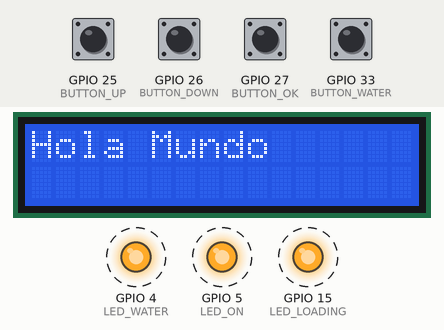
Recording of a sketch running on a simulated ESP32. On the bench: 16×2 character LCD, output pins drawn as LEDs (lit = HIGH). Dashed ring = blinking. Inputs (shaded band) come from the test bench; at power-on: GPIO 25 (BUTTON_UP), GPIO 26 (BUTTON_DOWN), GPIO 27 (BUTTON_OK), GPIO 33 (BUTTON_WATER) HIGH. What the sketch prints to the serial monitor is not drawn.

Above: at 0.6 s.
At 1.6 s:
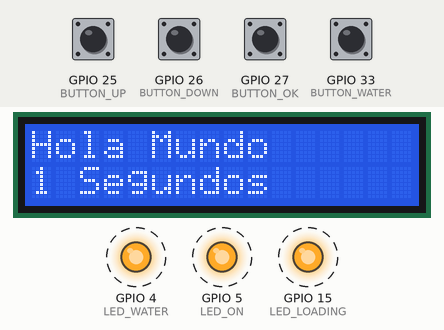
1.7 s: GPIO 25 (BUTTON_UP) pulled LOW for 1.25 s
At 2.4 s:
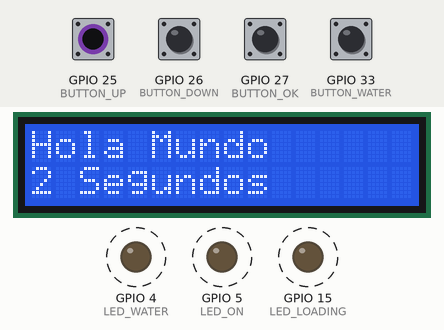
4.4 s: GPIO 26 (BUTTON_DOWN) pulled LOW for 1.25 s
7.1 s: GPIO 27 (BUTTON_OK) pulled LOW for 1.25 s
9.8 s: GPIO 33 (BUTTON_WATER) pulled LOW for 1.25 s
12.5 s: GPIO 25 (BUTTON_UP) driven LOW and GPIO 26 (BUTTON_DOWN) driven LOW
15.7 s: GPIO 27 (BUTTON_OK) pulled LOW for 1.25 s
Timing chart, 0 to 19.4 s (numbered marks = the images above; inputs shaded):
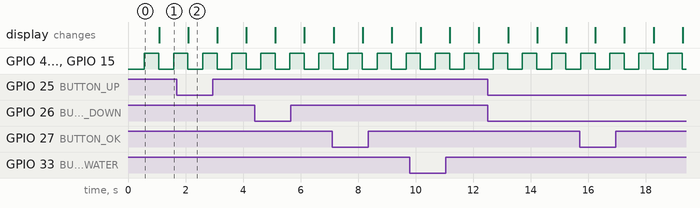

The sketch:

PRUEBA_BOTONES_LEDS_PANTALLA.ino
```cpp
#include <LiquidCrystal_I2C.h> //21: SDA || 22: SLC

#define BUTTON_UP 25
#define BUTTON_DOWN 26
#define BUTTON_OK 27
#define BUTTON_WATER 33

#define LED_WATER 4
#define LED_LOADING 15
#define LED_ON 5

#define PUSHED LOW
#define N_PUSHED HIGH

bool ReadButtonUp = N_PUSHED;
bool ReadButtonDown = N_PUSHED;
bool ReadButtonOk = N_PUSHED;
bool ReadButtonWater = N_PUSHED;

LiquidCrystal_I2C lcd(0x27,16,2);

void setup() {
  Serial.begin(115200);

  pinMode(BUTTON_UP,INPUT_PULLUP);
  pinMode(BUTTON_DOWN,INPUT_PULLUP);
  pinMode(BUTTON_OK,INPUT_PULLUP);
  pinMode(BUTTON_WATER,INPUT_PULLUP);

  pinMode(LED_WATER,OUTPUT);
  pinMode(LED_ON,OUTPUT);
  pinMode(LED_LOADING,OUTPUT);

  // Inicializar el LCD
  lcd.init();

  //Encender la luz de fondo.
  lcd.backlight();

  // Escribimos el Mensaje en el LCD.
  lcd.print("Hola Mundo");
}

void loop() {
  ReadButtonUp = digitalRead(BUTTON_UP);
  Serial.print("UP: ");
  if (ReadButtonUp == PUSHED) {
    Serial.print("PUSHED");
  } else {
    Serial.print("NOT PUSHED");
  }

  ReadButtonDown = digitalRead(BUTTON_DOWN);
  Serial.print(" | DOWN: ");
  if (ReadButtonDown == PUSHED) {
    Serial.print("PUSHED");
  } else {
    Serial.print("NOT PUSHED");
  }

  ReadButtonOk = digitalRead(BUTTON_OK);
  Serial.print(" | OK: ");
  if (ReadButtonOk == PUSHED) {
    Serial.print("PUSHED");
  } else {
    Serial.print("NOT PUSHED");
  }

  ReadButtonWater = digitalRead(BUTTON_WATER);
  Serial.print(" | WATER: ");
  if (ReadButtonWater == PUSHED) {
    Serial.println("PUSHED");
  } else {
    Serial.println("NOT PUSHED");
  }

  delay(500);
  digitalWrite(LED_LOADING,HIGH);
  digitalWrite(LED_WATER,HIGH);
  digitalWrite(LED_ON,HIGH);
  delay(500);
  digitalWrite(LED_LOADING,LOW);
  digitalWrite(LED_WATER,LOW);
  digitalWrite(LED_ON,LOW);

   // Ubicamos el cursor en la primera posición(columna:0) de la segunda línea(fila:1)
  lcd.setCursor(0, 1);
   // Escribimos el número de segundos trascurridos
  lcd.print(millis()/1000);
  lcd.print(" Segundos");
}
```

Measured:
- by itself, GPIO 4 (LED_WATER), GPIO 5 (LED_ON), GPIO 15 (LED_LOADING): alternates HIGH for 0.50 s and LOW for 0.51 s
